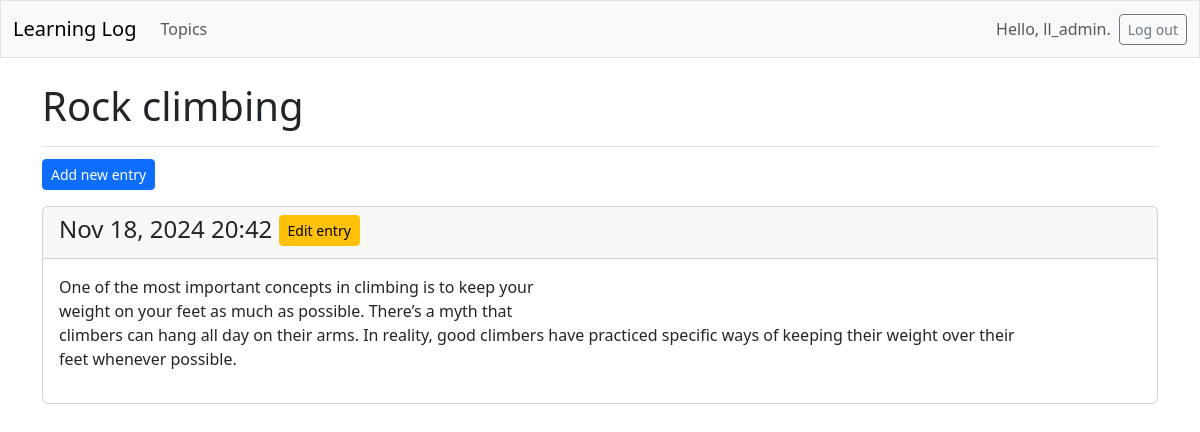
The page /topics/2/ (signed in) on the database its author committed.
### learning_logs/models.py (models this page shows, shortened)
class Topic(models.Model):
    text = models.CharField(max_length=200)
    date_added = models.DateTimeField(auto_now_add=True)
    owner = models.ForeignKey(User, on_delete=models.CASCADE)

class Entry(models.Model):
    topic = models.ForeignKey(Topic, on_delete=models.CASCADE)
    text = models.TextField()
    date_added = models.DateTimeField(auto_now_add=True)
    class Meta:
        verbose_name_plural = 'entries'

### learning_logs/views.py (the view)
# urls.py: path('topics/<int:topic_id>/', views.topic, name='topic'),
@login_required
def topic(request, topic_id):
    topic = Topic.objects.get(id=topic_id)
    if topic.owner != request.user:
        raise Http404
    entries = topic.entry_set.order_by('-date_added')
    context = {'topic': topic, 'entries': entries}
    return render(request, 'learning_logs/topic.html', context)

### learning_logs/templates/learning_logs/topic.html
{% extends 'learning_logs/base.html' %}
{% block page_header %}
<h1>{{ topic.text }}</h1>
{% endblock page_header %}
{% block content %}
<p>
    <a href="{% url 'learning_logs:new_entry' topic.id %}" class="btn btn-primary btn-sm mt-1">Add new entry</a>
</p>
{% for entry in entries %}
    <div class="card mb-3">
        <h4 class="card-header">
            {{ entry.date_added|date:'M d, Y H:i' }}
            <small><a href="{% url 'learning_logs:edit_entry' entry.id %}" class="btn btn-warning btn-sm mb-1">
                Edit entry</a></small>
        </h4>
         <div class="card-body">{{ entry.text|linebreaks }}</div>
    </div>
    {% empty %}
        <p>There are no entries for this topic yet.</p>
    {% endfor %}
{% endblock content %}

### learning_logs/templates/learning_logs/base.html (shortened to what this page needs)
<!doctype html>
<html lang="en">
<head>
    {% load django_bootstrap5 %}
    {% bootstrap_css %}
</head>
<body>
    <nav class="navbar navbar-expand-md navbar-light bg-light mb-4 border">
        <div class="container-fluid">
            <a href="{% url 'learning_logs:index' %}" class="navbar-brand">
                Learning Log
            </a>
            <div class="collapse navbar-collapse" id="navbarCollapse">
                <ul class="navbar-nav me-auto mb-2 mb-md-0">
                    <li class="nav-item">
                        <a href="{% url 'learning_logs:topics' %}" class="nav-link">
                            Topics</a></li>
                </ul>
                <ul class="navbar-nav ms-auto mb-2 mb-md-0">
                    {% if user.is_authenticated %}
                    <li class="nav-item">
                        <span class="navbar-text me-2">Hello, {{ user.username}}.
                            </span></li>
                    {% endif %}
                </ul>
                {% if user.is_authenticated %}
                <form action="{% url 'accounts:logout' %}" method="post">
                    <button name="submit" class="btn btn-outline-secondary btn-sm">
                        Log out</button>
                </form>
                {% endif %}
            </div>
        </div>
    </nav>
    <main class="container">
        <div class="pb-2 mb-2 border-bottom">
            {% block page_header %}{% endblock page_header %}
        </div>
        <div>
            {% block content %}{% endblock content %}
        </div>
    </main>
</body>
</html>

### rows shown on the page
Topic: text "Rock climbing"
Entry: date_added "Nov 18, 2024 20:42", text "One of the most important concepts in climbing is to keep your weight on your feet as much as possible. There’s a myth that climbers can hang all day on their arms. In reality, good climb\u0002ers have practiced specific ways of keeping their weight over their feet whenever possible."

### other values the page prints
{{ user.username }} "ll_admin"
